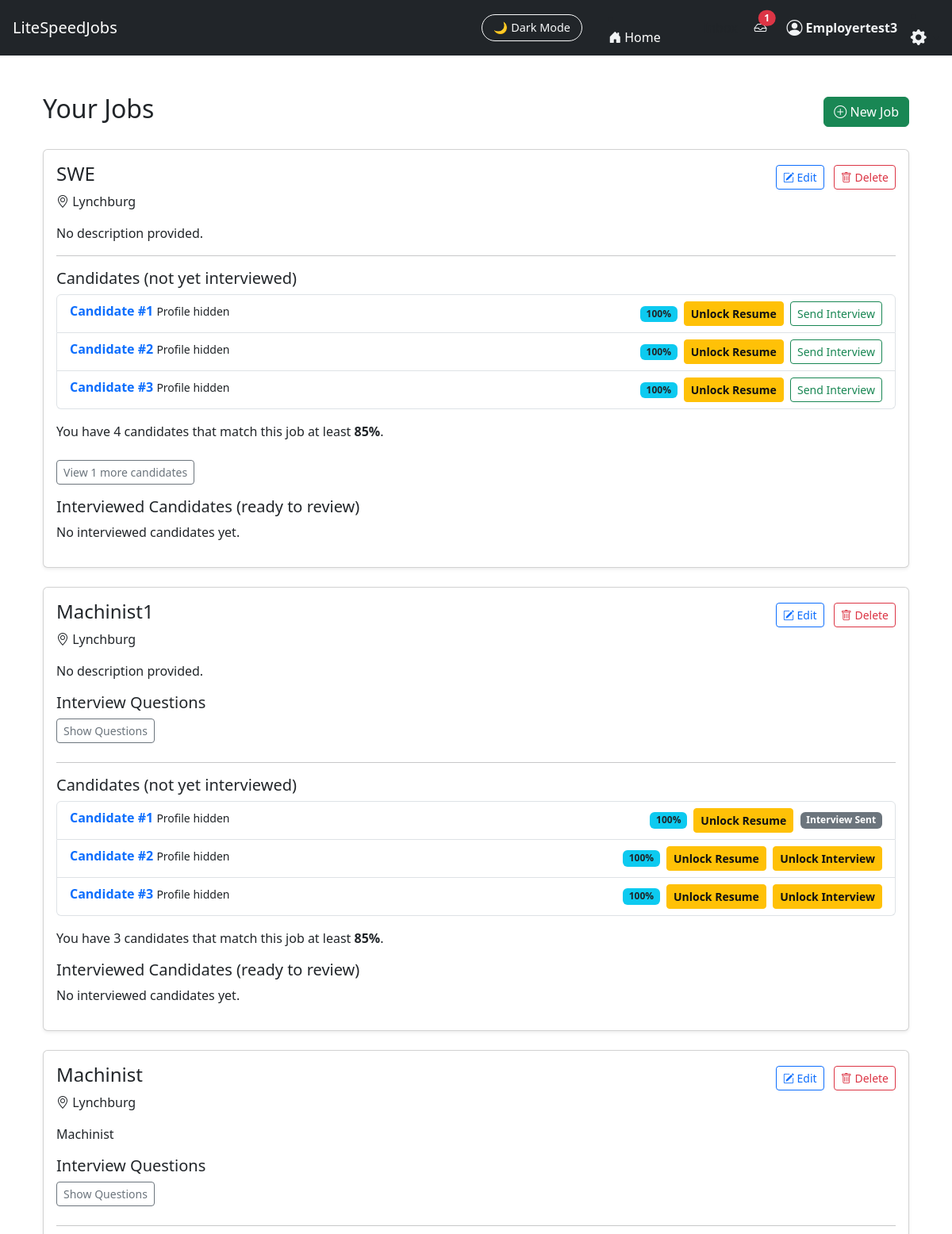
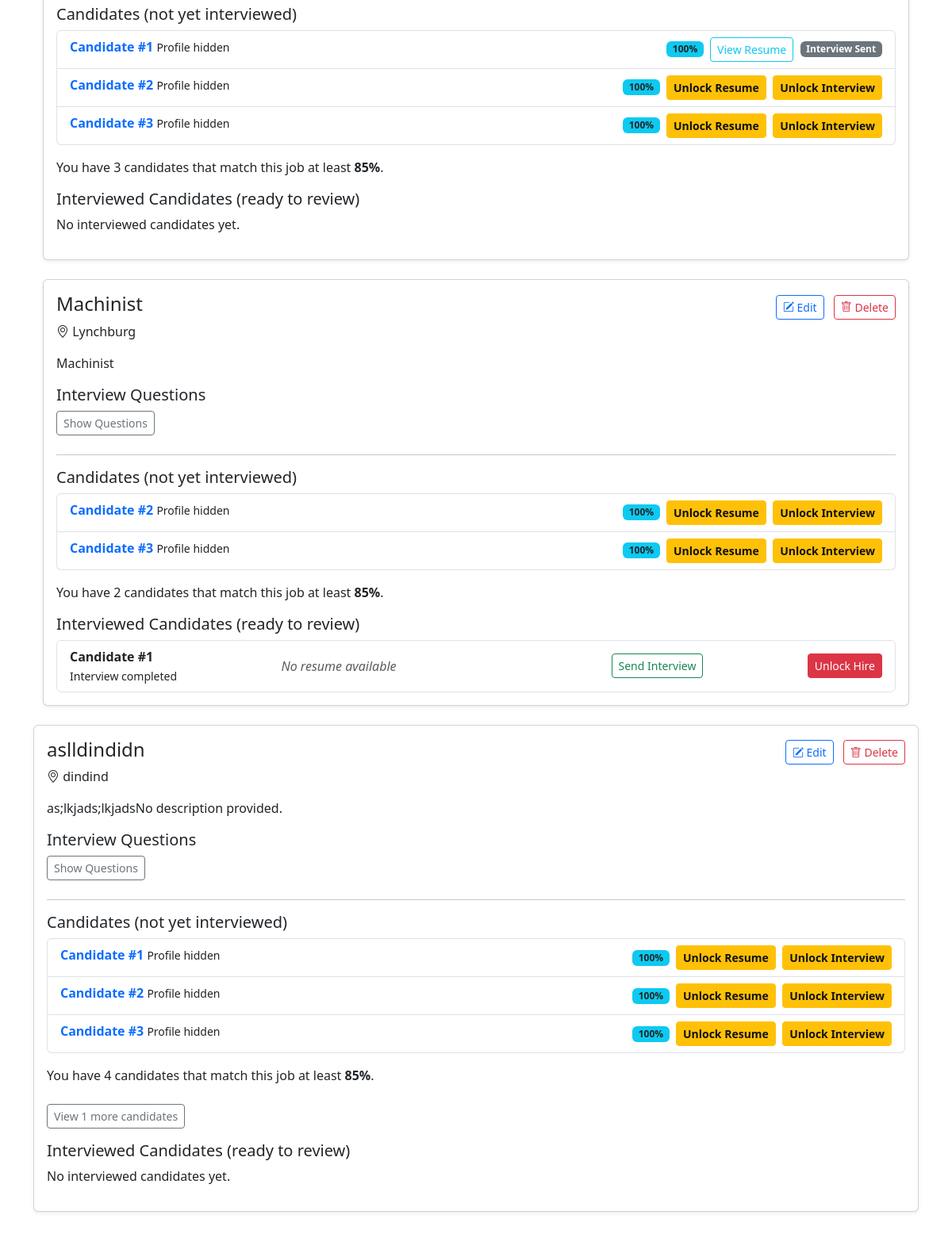
Page /JobFinder_app/employer_dashboard/ (signed in) on the committed database (2 pictures, top to bottom).
### JobFinder_app/models.py (models this page shows, shortened)
class Job(models.Model):
    SOFTWARE = "software"
    MACHINIST = "machinist"
    JOB_TYPE_CHOICES = [
        (SOFTWARE, "Software Engineering"),
        (MACHINIST, "Machinist / Fabrication"),
    ]
    user = models.ForeignKey(User, on_delete=models.CASCADE)  # Employer account
    title = models.CharField(max_length=255)
    location = models.CharField(max_length=255, blank=True)
    description = models.TextField(blank=True, default="No description provided.")
    require_video_interview = models.BooleanField(
       default=False,
       help_text="Require candidates to submit video responses to interview questions"
    )
    interview_questions = models.TextField(
        blank=True,
        help_text="Enter one question per line."
    )
    job_type = models.CharField(
        max_length=20,
        choices=JOB_TYPE_CHOICES,
        default=SOFTWARE
    )
    created_at = models.DateTimeField(auto_now_add=True)

class SeekerResume(models.Model):
    user = models.OneToOneField(User, on_delete=models.CASCADE)
    resume = models.FileField(upload_to="resumes/")
    uploaded_at = models.DateTimeField(auto_now=True)

### JobFinder_app/views.py (the view)
# urls.py: path("employer_dashboard/", views.employer_dashboard, name="employer_dashboard"),
def employer_dashboard(request):
    jobs = Job.objects.filter(user=request.user).order_by("-created_at")
    job_data = []
    for job in jobs:
        seekers_qs = match_seekers_for_job(job)
        open_candidates = []
        interviewed_candidates = []
        for idx, seeker in enumerate(seekers_qs, start=1):
            assignment = (
                InterviewAssignment.objects
                .filter(job=job, seeker=seeker)
                .order_by("-assigned_at")
                .first()
            )
            resume_obj = SeekerResume.objects.filter(
                user=seeker,
                resume__isnull=False
            ).exclude(resume="").first()
            resume_exists= SeekerResume.objects.filter(
                user=seeker,
                resume__isnull=False
            ).exclude(resume="").first()
            resume_file = resume_obj.resume if resume_obj else None
            match_percentage = calculate_match_percentage(job, seeker)
            base = {
                "label": f"Candidate #{idx}",
                "user_id": seeker.id,
                "match_percentage": match_percentage,  # stub; you can compute a real score later
                "assignment_id": assignment.id if assignment else None,
                "has_assignment": assignment is not None,
                "completed": assignment.completed if assignment else False,
                "resume_file": resume_file,
                "has_resume": resume_exists,
                "can_interview": has_interview_access(request.user, seeker, job),
                "can_view_resume": has_resume_access(request.user, seeker, job),
                "can_hire": has_hire_access(request.user, seeker, job),
                "interview_sent": bool(assignment),
            }
            if assignment and assignment.completed:
                interviewed_candidates.append(base)
            elif assignment:
                base["interview_sent"] = True
                open_candidates.append(base)
            else:
                base["interview_sent"] = False
                open_candidates.append(base)
        open_candidates.sort(key=lambda c: c["match_percentage"], reverse=True)
        top_candidates = open_candidates[:3]
        remaining_candidates = open_candidates[3:]
        high_match_count = sum(
            1 for c in open_candidates if c["match_percentage"] >= 85
        )
        job_data.append({
            "job": job,
            "candidates": top_candidates,
            "extra_candidates": remaining_candidates,
            "interviewed_candidates": interviewed_candidates,
            "high_match_count": high_match_count,
        })
    return render(request, "JobFinder_app/employer_dashboard.html", {
        "job_data": job_data
    })

### JobFinder_app/templates/JobFinder_app/employer_dashboard.html (shortened to what this page needs)
{% extends "JobFinder_app/base.html" %}
{% block content %}
<div class="container mt-4">
    <div class="d-flex justify-content-between align-items-center mb-4">
        <h2>Your Jobs</h2>
        <a href="{% url 'create_job' %}" class="btn btn-success">
            <i class="bi bi-plus-circle"></i> New Job
        </a>
    </div>
    {% if job_data %}
        {% for item in job_data %}
            <div class="card shadow-sm mb-4">
                <div class="card-body">
                    <div class="d-flex justify-content-between align-items-center">
                        <h4>{{ item.job.title }}</h4>
                        <div>
                            <a href="{% url 'edit_job' item.job.id %}"
                               class="btn btn-sm btn-outline-primary me-2">
                                <i class="bi bi-pencil-square"></i> Edit
                            </a>
                            <a href="{% url 'delete_job' item.job.id %}"
                               class="btn btn-sm btn-outline-danger"
                               onclick="return confirm('Delete this job?');">
                                <i class="bi bi-trash"></i> Delete
                            </a>
                        </div>
                    </div>
                    {% if item.job.location %}
                        <p class="dark-muted"><i class="bi bi-geo-alt"></i> {{ item.job.location }}</p>
                    {% endif %}
                    {% if item.job.description %}
                        <p>{{ item.job.description }}</p>
                    {% endif %}
                    {% if item.job.interview_questions %}
                        <h5 class="dark-muted">Interview Questions</h6>
                        <button class="btn btn-outline-secondary btn-sm mb-2"
                                type="button"
                                data-bs-toggle="collapse"
                                data-bs-target="#questions{{ item.job.id }}">
                            Show Questions
                        </button>
                    {% endif %}
                    <hr>
                    <h5>Candidates (not yet interviewed)</h5>
                    {% if item.candidates %}
                        <ul class="list-group mb-3">
                            {% for seeker in item.candidates %}
                                <li class="list-group-item d-flex justify-content-between">
                                    <div>
                                        <a href="{% url 'candidate_summary' item.job.id seeker.user_id %}"
                                        class="text-decoration-none fw-bold text-primary">
                                            {{ seeker.label }}
                                        </a>
                                        <small class="dark-muted">Profile hidden</small>
                                    </div>
                                    <div class="d-flex align-items-center">
                                        <span class="badge bg-info text-dark me-2">
                                            {{ seeker.match_percentage }}%
                                        </span>
                                        {% if seeker.can_view_resume %}
                                            <a href="{% url 'view_resume' item.job.id seeker.user_id %}"
                                            target="_blank"
                                            class="btn btn-sm btn-outline-info">
                                                View Resume
                                            </a>
                                        {% else %}
                                            <a href="{% url 'purchase_resume_access' item.job.id seeker.user_id %}"
                                            class="btn btn-sm btn-warning btn-unlock">
                                                Unlock Resume
                                            </a>
                                        {% endif %}
                                        {% if seeker.can_interview %}
                                            {% if seeker.interview_sent %}
                                                <span class="badge bg-secondary">Interview Sent</span>
                                            {% else %}
                                                <a href="{% url 'send_interview' item.job.id seeker.user_id %}"
                                                class="btn btn-sm btn-outline-success">
                                                    Send Interview
                                                </a>
                                            {% endif %}
                                        {% else %}
                                            <a href="{% url 'purchase_interview_access' item.job.id seeker.user_id %}"
                                            class="btn btn-sm btn-warning btn-unlock">
                                                Unlock Interview
                                            </a>
                                        {% endif %}
                                    </div>
                                </li>
                            {% endfor %}
                        </ul>
                    {% else %}
                        <p class="dark-muted">No open candidates yet.</p>
                    {% endif %}
                    <p class="dark-muted mt-2">
                        You have {{ item.high_match_count }} candidates that match this job at least <strong>85%</strong>.
                    </p>
                    {% if item.extra_candidates %}
                    <button class="btn btn-outline-secondary btn-sm mt-2"
                            data-bs-toggle="collapse"
                            data-bs-target="#moreCandidates{{ item.job.id }}">
                        View {{ item.extra_candidates|length }} more candidates
                    </button>
                {% endif %}
                    <h5 class="mt-3">Interviewed Candidates (ready to review)</h5>
                    {% if item.interviewed_candidates %}
                        <ul class="list-group">
                            {% for seeker in item.interviewed_candidates %}
                                <li class="list-group-item d-flex justify-content-between align-items-center">
                                    <div>
                                        <strong>{{ seeker.label }}</strong><br>
                                        <small class="dark-muted">Interview completed</small>
                                    </div>
                                        {% if not seeker.has_resume %}
                                            <span class="text-muted fst-italic">
                                                No resume available
                                            </span>
                                        {% elif seeker.can_view_resume %}
                                            <a href="{% url 'view_resume' seeker.user_id %}"
                                            target="_blank"
                                            class="btn btn-sm btn-outline-info">
                                                View Resume
                                            </a>
                                        {% endif %}
                                        {% if seeker.can_interview %}
                                            <a href="{% url 'send_interview' item.job.id seeker.user_id %}"
                                            class="btn btn-sm btn-outline-success">
                                                Send Interview
                                            </a>
                                        {% else %}
                                            <a href="{% url 'purchase_interview_access' item.job.id seeker.user_id %}"
                                            class="btn btn-sm btn-warning">
                                                Unlock Interview
                                            </a>
                                        {% endif %}
                                        {% if seeker.can_hire %}
                                            <a href="{% url 'hire_from_assignment' seeker.assignment_id %}"
                                            class="btn btn-sm btn-outline-primary">
                                                Hire
                                            </a>
                                        {% else %}
                                            <a href="{% url 'purchase_hire_access' item.job.id seeker.user_id %}"
                                            class="btn btn-sm btn-danger">
                                                Unlock Hire
                                            </a>
                                        {% endif %}
                                    </div>
                            {% endfor %}
                    {% else %}
                        <p class="dark-muted">No interviewed candidates yet.</p>
                    {% endif %}
                </div>
            </div>
        {% endfor %}
    {% else %}
        <div class="alert alert-info">
            You haven’t created any jobs yet.
            <a href="{% url 'create_job' %}">Create your first job</a>.
        </div>
    {% endif %}
</div>
{% endblock %}

### JobFinder_app/templates/JobFinder_app/base.html (shortened to what this page needs)
<!DOCTYPE html>
<html lang="en" data-theme="light">
<head>
    <link href="https://cdn.jsdelivr.net/npm/bootstrap@5.3.2/dist/css/bootstrap.min.css" rel="stylesheet">
    <link href="https://cdn.jsdelivr.net/npm/bootstrap-icons@1.11.1/font/bootstrap-icons.css" rel="stylesheet">
</head>
<body>
{% load message_tags %}
<nav class="navbar navbar-expand-lg navbar-dark bg-dark px-3">
    <a class="navbar-brand" href="/">LiteSpeedJobs</a>
    <div class="ms-auto d-flex align-items-center">
        <button id="darkModeToggle" class="btn btn-outline-light ms-3">
            🌙 Dark Mode
        </button>&nbsp;&nbsp;&nbsp;&nbsp;&nbsp;&nbsp;&nbsp;&nbsp;
        <li class="nav-item">
            <a class="nav-link d-flex align-items-center home-link"
            href="{% url 'landing' %}">
                <i class="bi bi-house-door-fill me-1 nav-icon"></i>
                <span class="d-none d-md-inline">Home</span>&nbsp;&nbsp;&nbsp;&nbsp;&nbsp;
            </a>
        </li>
        {% if user.is_authenticated %}&nbsp;&nbsp;&nbsp;&nbsp;&nbsp;&nbsp;&nbsp;&nbsp;
        <a href="{% url 'inbox_pro' %}" class="nav-link">Inbox</a>&nbsp;&nbsp;&nbsp;&nbsp;&nbsp;
        <a href="{% url 'inbox_pro' %}" class="nav-link position-relative">
            <i class="bi bi-inbox"></i>
            {% if unread_count and unread_count > 0 %}
                <span id="unreadBadge"
                    class="position-absolute top-0 start-100 translate-middle badge rounded-pill bg-danger">
                    {{ unread_count }}
                </span>
            {% endif %}
        </a>
        {% else %}
        <li class="nav-item">
            <a href="{% url 'login' %}" class="nav-link">
                <i class="bi bi-inbox"></i>
            </a>
        </li>
        {% endif %}&nbsp;&nbsp;&nbsp;&nbsp;&nbsp;&nbsp;
        {% if request.user.is_authenticated %}
            <a href="{% url 'role_redirect' %}"
                class="nav-link d-flex align-items-center gap-1 user-link">
                <i class="bi bi-person-circle nav-icon fs-5"></i>
             <span class="d-none d-md-inline">
                 <strong>{{ request.user.username }}</strong>&nbsp;&nbsp;&nbsp;&nbsp;
            </span>
        {% endif %}
        <li class="nav-item dropdown">
            <a class="nav-link dropdown-toggle p-0"
            href="#"
            id="settingsDropdown"
            role="button"
            data-bs-toggle="dropdown"
            aria-expanded="false"
            data-bs-placement="bottom"
            title="Account settings">
                <i class="bi bi-gear-fill fs-5 text-white"></i>
            </a>
        </li>
    </div>
</nav>
<div class="container py-4">
    {% block content %}{% endblock %}
</body>
</html>

### rows in the picture
Job: job "SWE", job.location "Lynchburg", job.description "No description provided.", label "Candidate #1" "Candidate #2", match_percentage "100" "100", high_match_count "4", extra_candidates|length "1", shows "No interviewed candidates yet."
SeekerResume: label "Candidate #3", match_percentage "100", shows "Unlock Resume", shows "Send Interview", label "Candidate #2", shows "Unlock Interview"
Job: job "Machinist1", job.location "Lynchburg", job.description "No description provided.", label "Candidate #1" "Candidate #3", match_percentage "100" "100", high_match_count "3", shows "No interviewed candidates yet."
Job: job "Machinist", job.location "Lynchburg", job.description "Machinist", label "Candidate #1" "Candidate #3", match_percentage "100" "100", high_match_count "3", shows "No interviewed candidates yet."
Job: job "Machinist", job.location "Lynchburg", job.description "Machinist", label "Candidate #3", match_percentage "100", high_match_count "2", label "Candidate #1"
Job: job "aslldindidn", job.location "dindind", job.description "as;lkjads;lkjadsNo description provided.", label "Candidate #1" "Candidate #2", match_percentage "100" "100", high_match_count "4", extra_candidates|length "1", shows "No interviewed candidates yet."

### other values in the picture
{{ unread_count }} "1"
{{ request.user.username }} "Employertest3"
